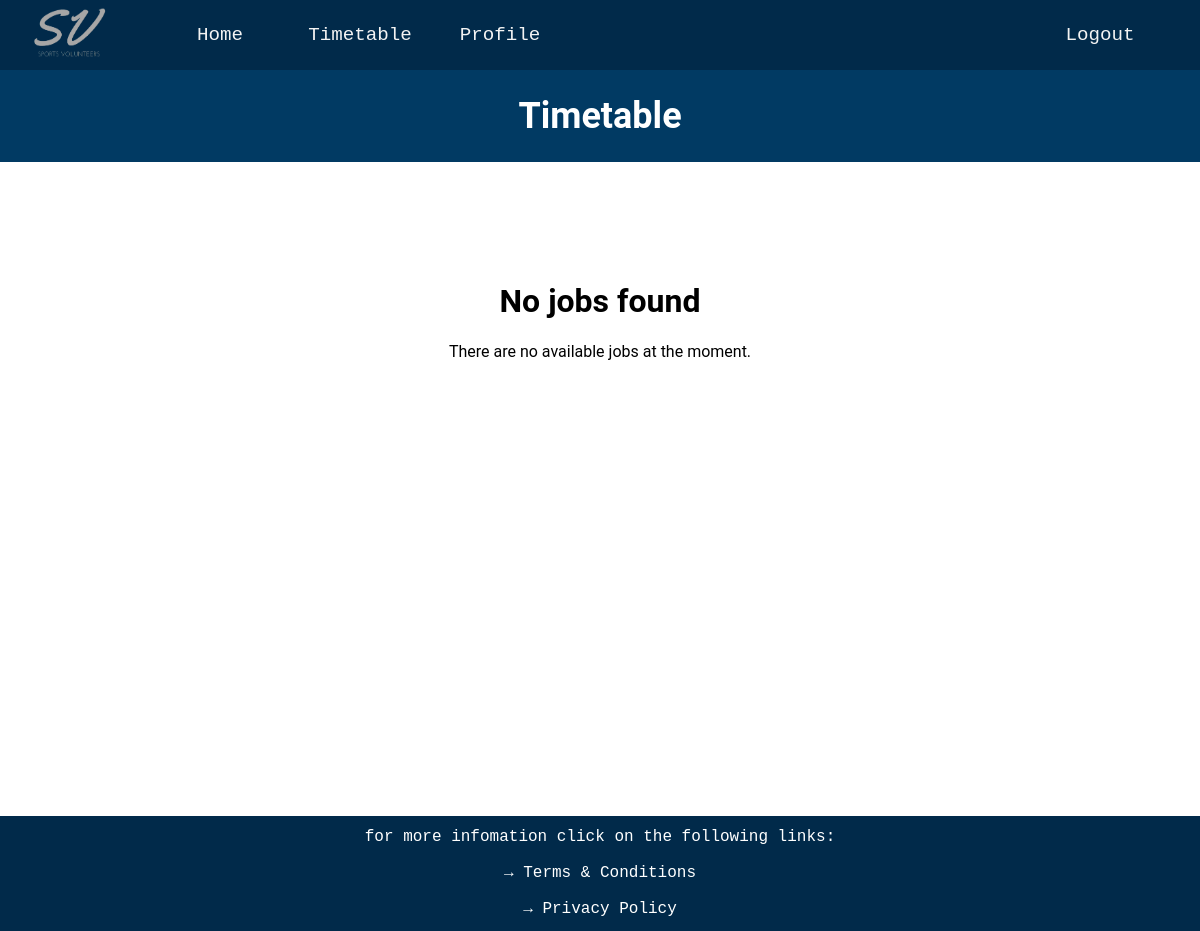
/timetable (signed in), run on an earlier commit of the app's database.
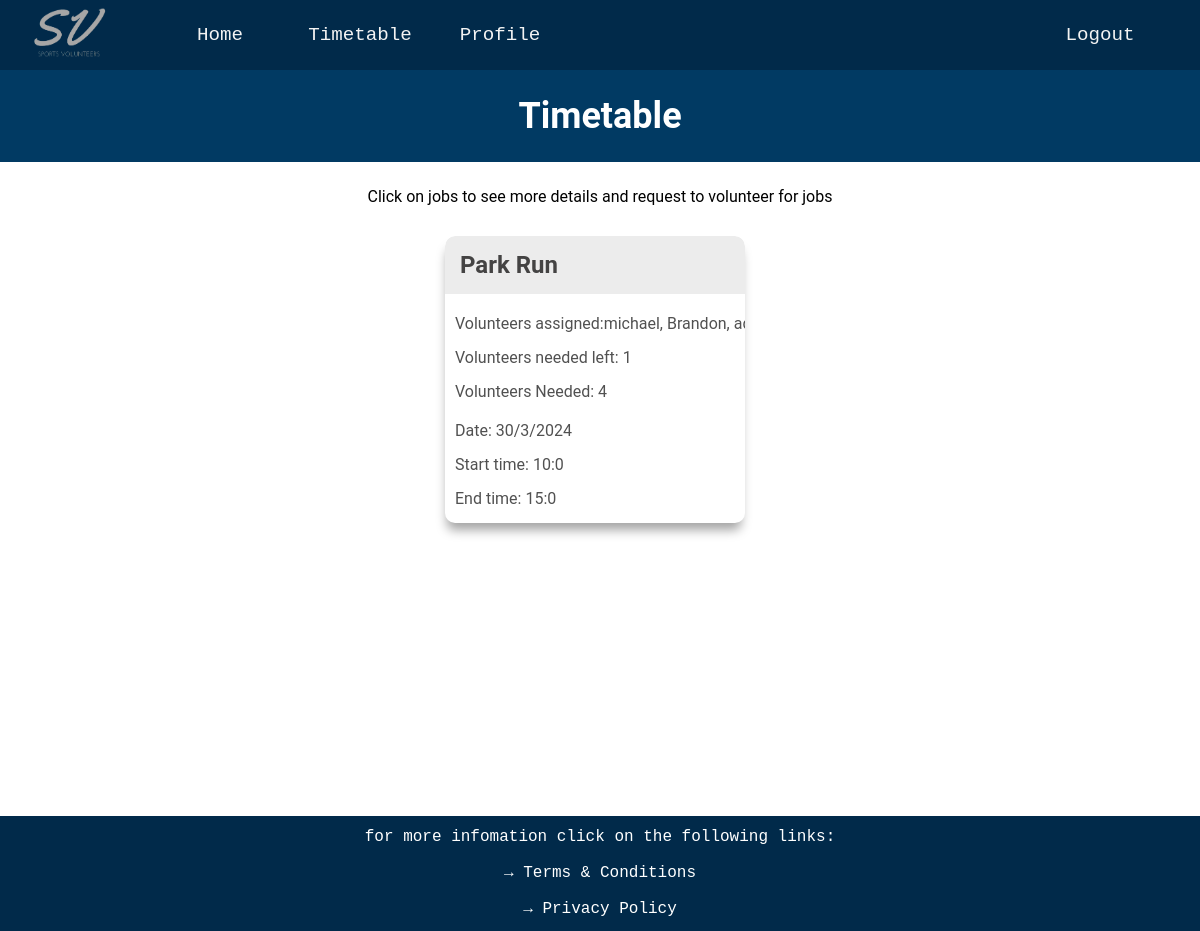
And on a later commit of the database.
### website/databases.py (models this page shows, shortened)
class Jobs(UserMixin, db.Model):
    __tablename__ = 'jobs'
    job_id = db.Column(db.Integer, primary_key=True)
    job_name = db.Column(db.String(20))
    volunteers_needed = db.Column(db.Integer)
    volunteers_needed_left = db.Column(db.Integer)
    start_time = db.Column(db.String(20))
    end_time = db.Column(db.String(20))
    date = db.Column(db.String(20))
    job_description = db.Column(db.String(300))
    job_qualifications = db.relationship('Qualification', secondary=job_requirements,
                                         backref=db.backref('required_for_jobs', lazy='subquery'))

class User(UserMixin, db.Model):
    __tablename__ = 'users'
    user_id = db.Column(db.Integer, primary_key=True, autoincrement=True)
    username = db.Column(db.String(16), index=True, unique=True)
    password_hash = db.Column(db.String(64))
    email = db.Column(db.String(30))
    mobile = db.Column(db.String(15))
    preferred_name = db.Column(db.String(15))
    jobs_completed = db.Column(db.Integer)
    admin = db.Column(db.Boolean)
    details = db.Column(db.String(255))
    qualifications = db.relationship('Qualification', secondary=user_qualifications,
                                     backref=db.backref('users', lazy='subquery'))
    jobs = db.relationship('Jobs', secondary='user_job_link',
                           backref=db.backref('assigned_users', lazy='dynamic'))
    def get_id(self):
        return str(self.user_id)

class UserJobLink(db.Model):
    __tablename__ = 'user_job_link'
    user_id = db.Column(db.Integer, db.ForeignKey('users.user_id'), primary_key=True)
    job_id = db.Column(db.Integer, db.ForeignKey('jobs.job_id'), primary_key=True)

### website/routes.py (the view)
@app.route('/timetable', methods=['GET', 'POST'])
def timetable():
    jobs = Jobs.query.all()
    current_user_id = current_user.get_id()
    user_job_link = UserJobLink.query.all()
    user = User.query.get(current_user_id)
    user_qualifications_ids = {q.qualifications_id for q in user.qualifications}
    qualified_jobs_ids = []
    for job in jobs:
        job_requirement_ids = {qr.qualifications_id for qr in job.job_qualifications}
        if job_requirement_ids.issubset(user_qualifications_ids):
            qualified_jobs_ids.append(job.job_id)
    if 'job_id_request' in request.form:
        job_id_request = request.form['job_id_request']
        new_request = Requests(user_id=current_user_id, job_id=job_id_request)
        db.session.add(new_request)
        db.session.commit()
        return redirect(url_for('timetable'))
    elif 'remove_request_job_id' in request.form:
        job_id_request = request.form['remove_request_job_id']
        new_request = RemoveRequests(user_id=current_user_id, job_id=job_id_request)
        db.session.add(new_request)
        db.session.commit()
        return redirect(url_for('timetable'))
    assigned_job_ids = []
    assigned_jobs = UserJobLink.query.filter_by(user_id=current_user_id).all()
    for assigned_job in assigned_jobs:
        assigned_job_ids.append(assigned_job.job_id)
    requested_job_ids = []
    requested_jobs = Requests.query.filter_by(user_id=current_user_id).all()
    for requested in requested_jobs:
        requested_job_ids.append(requested.job_id)
    requested_removals = RemoveRequests.query.filter_by(user_id=current_user_id).all()
    requested_removal_job_ids = {rem.job_id for rem in requested_removals}
    return render_template('timetable.html', jobs=jobs, qualified_jobs_ids=qualified_jobs_ids,
                           requested_job_ids=requested_job_ids, requested_removal_job_ids=requested_removal_job_ids,
                           user_job_link = user_job_link, all_users = User, assigned_job_ids = assigned_job_ids)

### website/routes.py (called while the page is built)
@lm.user_loader
def load_user(user_id):
    return User.query.get(int(user_id))

### website/templates/timetable.html (shortened to what this page needs)
{% extends "layout.html" %}
{% block page_content %}
<div class="timetable-title-box">
    <h1 class='timetable-title'>Timetable</h1>
</div>
{% if jobs %}
<p class="timetable-guide">Click on jobs to see more details and request to volunteer for jobs</p>
<div class="timetable-boxes">
    {% for job in jobs %}
    <div class="job-content">
        <element onclick="togglePopup('{{ job.job_id }}')">
            <div class="job-box">
                <div class="job-name-box">
                    <div class="job-name"><b>{{ job.job_name }}</b></div>
                </div>
                <div>Volunteers assigned: <span>{% for user_job in user_job_link %}{% if user_job.job_id == job.job_id %}{{ all_users.query.filter_by(user_id = user_job.user_id).first().username }}, {% endif %}{% endfor %}</span></div>
                <div>Volunteers needed left: <span>{{ job.volunteers_needed_left }}</span></div>
                <div>Volunteers Needed: <span>{{ job.volunteers_needed }}</span></div>
                <div>Date: <span>{{ job.date }}</span></div>
                <div>Start time: <span>{{ job.start_time }}</span></div>
                <div>End time: <span>{{ job.end_time }}</span></div>
            </div>
        </element>
    </div>
    {% endfor %}
</div>
{% else %}
<div class="no-jobs">
    <h1>No jobs found</h1>
    <p>There are no available jobs at the moment.</p>
</div>
{% endif %}
{% endblock %}

### website/templates/layout.html (shortened to what this page needs)
<!DOCTYPE html>
{% import "bootstrap/wtf.html" as wtf %}
<head>
    <link rel=stylesheet type=text/css href="{{ url_for('static', filename='styles.css') }}">
</head>
<div id="page-container">
    <ul class="navbar">
        <li>
            <div class="navbar_box_logo">
                <a class="navbar_item" href="{{ url_for('home') }}">
                    <img class="top_logo"
                        src="{{ url_for('static', filename='images/darker_logo.png') }}"
                        onmouseover="this.src='{{ url_for('static', filename='images/light_logo.png') }}'"
                        onmouseout="this.src='{{ url_for('static', filename='images/darker_logo.png') }}'"
                        alt="logo image" />
                </a>
            </div>
        </li>
        <li style="margin-left: 10px">
            <div class="navbar_box">
                <a class="navbar_item" href="{{ url_for('home') }}">Home</a>
            </div>
        </li>
        <li>
            <div class="navbar_box">
                <a class="navbar_item" href="{{ url_for('timetable') }}">Timetable</a>
            </div>
        </li>
        <li>
            <div class="navbar_box">
                <a class="navbar_item" href="{{ url_for('profile') }}">Profile</a>
            </div>
        </li>
        <li class = "navbar_right">
            <div class="navbar_box">
                <a class="navbar_item" href="{{ url_for('logout') }}">Logout</a>
            </div>
        </li>
    </ul>
    <div id = "content-wrap">
        {% block page_content %}{% endblock %}
    </div>
</div>
<footer class="footer">
    <p class = 'footer_text'>for more infomation click on the following links:</p>
    <p><a href="{{ url_for('terms') }}" class = 'footer_link'>→ Terms & Conditions</a></p>
    <p><a href="{{ url_for('privacy')}}" class = 'footer_link'>→ Privacy Policy</a></p>
</footer>

### website/static/styles.css (style rules this page uses)
.navbar { list-style-type: none; padding: 0; overflow: hidden; background-color: #012A4A; position: sticky; top: 0px; margin: 0px; z-index: 1; }
.navbar_box_logo { height: 50px; width: 140px; margin-top: 10px; margin-bottom: 10px; }
.navbar_box { height: 50px; width: 140px; margin-top: 10px; margin-bottom: 10px; }
li { float: left; }
.navbar_right { float: right; margin-right: 30px; }
.navbar_item { display: block; text-decoration: none; font-family: Andale Mono, monospace; color: #F3F3F3; font-size: 120%; text-align: center; padding: 10% 10%; }
#page-container { position: relative; min-height: 100vh; }
#content-wrap { overflow: auto; }
.top_logo { height: 80px; width: 80px; text-align: center; display: flex; margin-left: 15px; margin-top: -30px; }
.footer { width: 100%; height: 115px; background-color: #012A4A; text-align: center; margin-top: auto; }
.footer_text, .footer_link { color: white; text-decoration: none; font-family: Andale Mono, monospace; font-size: 16px; text-align: center; }
.footer_text { padding-top: 12px; }
.profile-title, .timetable-title { text-align: center; font-size: 3vw; color: white; }
.p-title-box, .timetable-title-box { background-color: #013A63; padding: 1px; margin-bottom: 25px; }
.timetable-guide { text-align: center; margin-bottom: 30px; }
.timetable-boxes { margin: 0px 50px; text-align: center; }
.job-content { display: inline-block; margin-right: 10px; text-align: left; width: 300px; white-space: nowrap; overflow: hidden; text-overflow: ellipsis; border-radius: 10px; margin-bottom: 20px; box-shadow: -1px 10px 11px -3px rgb(164, 164, 164); }
.job-box { border-radius: 10px; max-width: 300px; color: #515151; }
.job-name-box div { padding: 0px 10px; }
.job-name { font-size: 24px; color: rgb(68, 67, 67); }
.job-box div:nth-child(n + 2) { padding: 0px 10px 10px 10px; margin-bottom: 5px; }
.job-box div:nth-child(2) { display: flex; justify-content: space-between; margin-top: 20px; }
.job-box div:nth-child(4) { margin-bottom: 10px; }
.job-name-box { background-color: #ececec; padding: 15px 5px 15px 5px; border-radius: 10px 10px 0px 0px; }

What changed in the data, as far as the page shows it:
added Jobs: job_name "Park Run", volunteers_needed_left "1", volunteers_needed "4", date "30/3/2024", start_time "10:0", end_time "15:0"
now on this page (row unchanged): User: query.filter_by "michael"
now on this page (row unchanged): User: query.filter_by "Brandon"
Also different on the page:
text no longer shown: "No jobs found There are no available jobs at the moment."
text now shown: "Click on jobs to see more details and request to volunteer for jobs"
